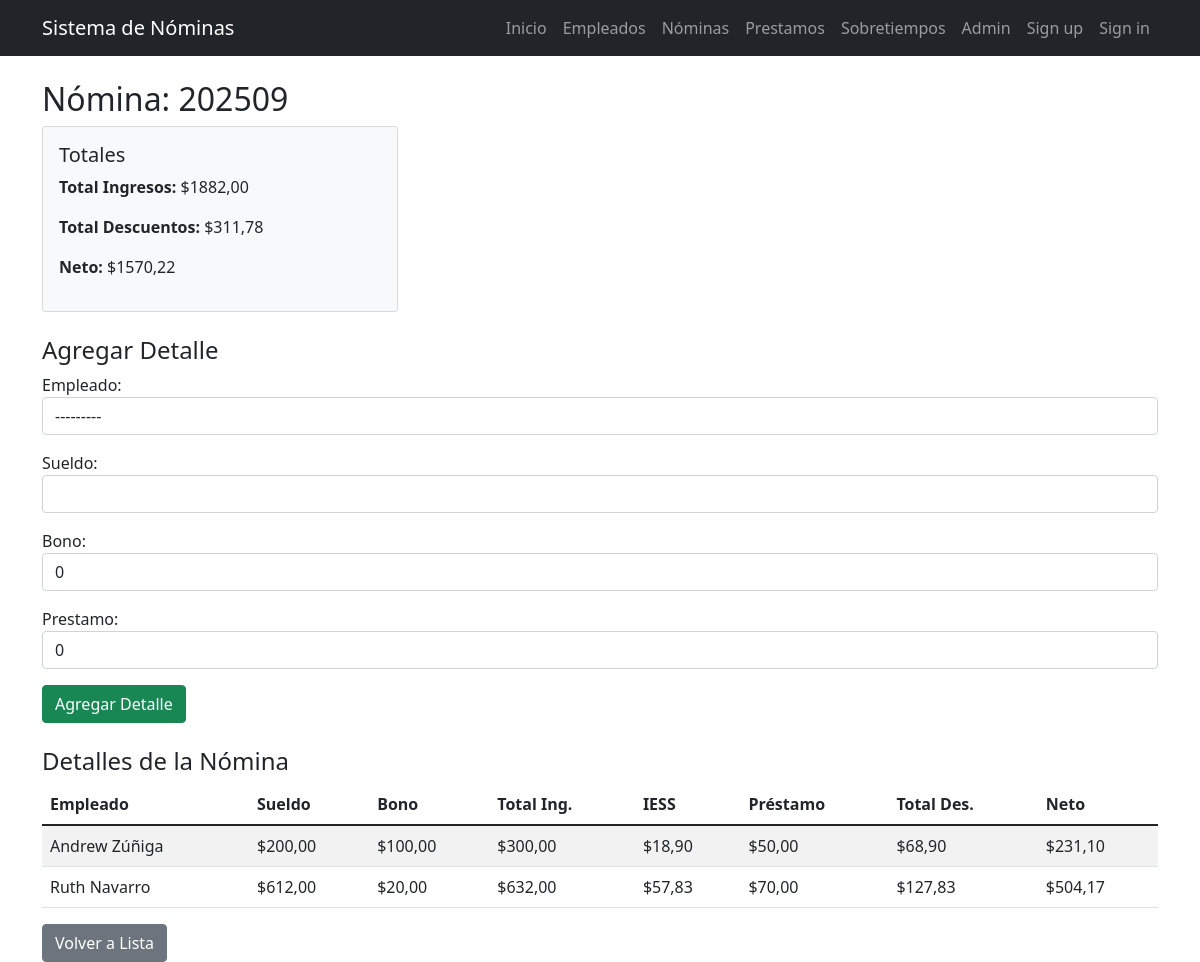
The page /nominas/4/ on the database its author committed.
### nomina/models.py (models this page shows, shortened)
class Nomina(models.Model):
    aniomes = models.CharField(max_length=6)
    tot_ing = models.DecimalField(max_digits=12, decimal_places=2, default=0)
    tot_des = models.DecimalField(max_digits=12, decimal_places=2, default=0)
    neto = models.DecimalField(max_digits=12, decimal_places=2, default=0)

class NominaDetalle(models.Model):
    nomina = models.ForeignKey(Nomina, on_delete=models.CASCADE)
    empleado = models.ForeignKey(Empleado, on_delete=models.CASCADE)
    sueldo = models.DecimalField(
        max_digits=10,
        decimal_places=2,
        validators=[MinValueValidator(Decimal('0'), _('El sueldo no puede ser negativo.'))]
    )
    bono = models.DecimalField(
        max_digits=10,
        decimal_places=2,
        default=0,
        validators=[MinValueValidator(Decimal('0'), _('El bono no puede ser negativo.'))]
    )
    tot_ing = models.DecimalField(max_digits=10, decimal_places=2, default=0)
    iess = models.DecimalField(max_digits=10, decimal_places=2, default=0)
    prestamo = models.DecimalField(
        max_digits=10,
        decimal_places=2,
        default=0,
        validators=[MinValueValidator(Decimal('0'), _('El préstamo no puede ser negativo.'))]
    )
    tot_des = models.DecimalField(max_digits=10, decimal_places=2, default=0)
    neto = models.DecimalField(max_digits=10, decimal_places=2, default=0)

class Empleado(models.Model):
    cedula = models.CharField(
        max_length=10,
        unique=True,
        validators=[
            RegexValidator(
                regex=r'^\d{10}$',
                message='La cédula debe tener exactamente 10 dígitos numéricos.'
            )
        ],
        help_text='Cédula ecuatoriana de 10 dígitos'
    )
    nombre = models.CharField(max_length=100)
    sueldo = models.DecimalField(max_digits=10, decimal_places=2,validators=[MinValueValidator(0, 'El sueldo no puede ser negativo.')])
    departamento = models.CharField(max_length=100)
    cargo = models.CharField(max_length=100)
    def __str__(self):
        return f"{self.nombre} ({self.cedula})"

### nomina/views.py (the view)
# urls.py: path('nominas/<int:pk>/', views.nomina_detail, name='nomina_detail'),
def nomina_detail(request, pk):
    nomina = get_object_or_404(Nomina, pk=pk)
    detalles = nomina.nominadetalle_set.all()
    if request.method == "POST":
        form = NominaDetalleForm(request.POST)
        if form.is_valid():
            detalle = form.save(commit=False)
            detalle.nomina = nomina
            detalle.save()
            messages.success(request, "Detalle agregado exitosamente.")
            return redirect("nomina_detail", pk=nomina.pk)
    else:
        form = NominaDetalleForm()
    return render(
        request,
        "nomina/nomina_detail.html",
        {"nomina": nomina, "detalles": detalles, "form": form},
    )

### nomina/forms.py
class NominaDetalleForm(forms.ModelForm):
    class Meta:
        model = NominaDetalle
        fields = ['empleado', 'sueldo', 'bono', 'prestamo']
        widgets = {
            'empleado': forms.Select(attrs={'class': 'form-control'}),
            'sueldo': forms.NumberInput(attrs={'class': 'form-control'}),
            'bono': forms.NumberInput(attrs={'class': 'form-control'}),
            'prestamo': forms.NumberInput(attrs={'class': 'form-control'}),
        }

### nomina/templates/nomina/nomina_detail.html (shortened to what this page needs)
{% extends 'nomina/base.html' %}
{% block content %}
<h2>Nómina: {{ nomina.aniomes }}</h2>
<div class="row mb-4">
    <div class="col-md-4">
        <div class="card bg-light">
            <div class="card-body">
                <h5>Totales</h5>
                <p><strong>Total Ingresos:</strong> ${{ nomina.tot_ing }}</p>
                <p><strong>Total Descuentos:</strong> ${{ nomina.tot_des }}</p>
                <p><strong>Neto:</strong> ${{ nomina.neto }}</p>
            </div>
        </div>
    </div>
</div>
<h4>Agregar Detalle</h4>
<form method="post" class="mb-4">
    {{ form.as_p }}
    <button type="submit" class="btn btn-success">Agregar Detalle</button>
</form>
<h4>Detalles de la Nómina</h4>
<table class="table table-striped">
    <thead>
        <tr>
            <th>Empleado</th>
            <th>Sueldo</th>
            <th>Bono</th>
            <th>Total Ing.</th>
            <th>IESS</th>
            <th>Préstamo</th>
            <th>Total Des.</th>
            <th>Neto</th>
        </tr>
    </thead>
    <tbody>
        {% for detalle in detalles %}
        <tr>
            <td>{{ detalle.empleado.nombre }}</td>
            <td>${{ detalle.sueldo }}</td>
            <td>${{ detalle.bono }}</td>
            <td>${{ detalle.tot_ing }}</td>
            <td>${{ detalle.iess }}</td>
            <td>${{ detalle.prestamo }}</td>
            <td>${{ detalle.tot_des }}</td>
            <td>${{ detalle.neto }}</td>
        </tr>
        {% endfor %}
    </tbody>
</table>
<a href="{% url 'nomina_list' %}" class="btn btn-secondary">Volver a Lista</a>
{% endblock %}

### rows shown on the page
Nomina: aniomes "202509", tot_ing "1882,00", tot_des "311,78", neto "1570,22"
NominaDetalle: empleado.nombre "Andrew Zúñiga", sueldo "200,00", bono "100,00", tot_ing "300,00", iess "18,90", prestamo "50,00", tot_des "68,90", neto "231,10"
NominaDetalle: empleado.nombre "Ruth Navarro", sueldo "612,00", bono "20,00", tot_ing "632,00", iess "57,83", prestamo "70,00", tot_des "127,83", neto "504,17"
